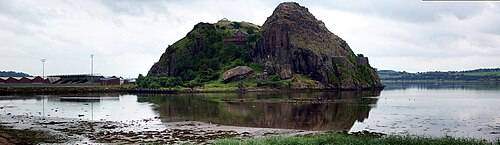
#> input picture _research/pictures2/12.jpg, 500 x 145 px, given in place of castle_wall_slates_diff.jpg, which was not available
$ python bake_textures.py ../_research/pictures2 ../_research/pictures2/132.jpg
#> lines starting #> are read from the running program, lines starting #| are printed output that depends on the picture
import sys, numpy as np
from PIL import Image, ImageFilter
src,out=sys.argv[1],sys.argv[2]
def nrm(im,strength):
    g=np.asarray(im.convert('L').filter(ImageFilter.GaussianBlur(0.8))).astype(np.float64)/255
    gx=(np.roll(g,-1,1)-np.roll(g,1,1))*strength; gy=(np.roll(g,-1,0)-np.roll(g,1,0))*strength
    l=1/np.sqrt(gx*gx+gy*gy+1); n=np.stack([-gx*l*.5+.5,gy*l*.5+.5,l*.5+.5],-1)
    return Image.fromarray((n*255).astype(np.uint8))
for name,f,size,st in (('stone','castle_wall_slates_diff.jpg',1024,5.0),('rock','aerial_rocks_02_diff.jpg',512,4.0)):
    im=Image.open(f'{src}/{f}').convert('RGB').resize((size,size),Image.LANCZOS)
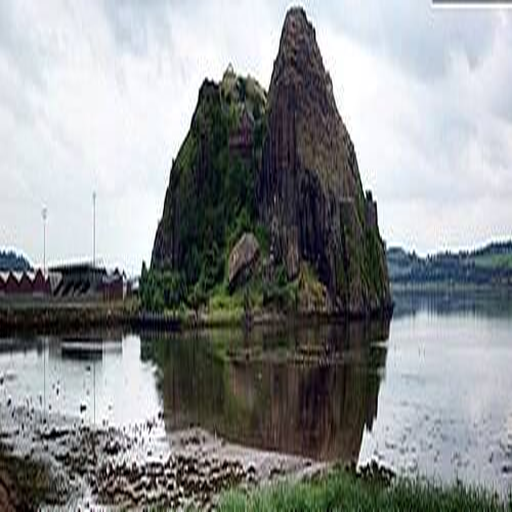
#> im: PIL image 1024x1024 RGB (shown at 1/2 size); mean R, G, B 141.2, 144.2, 145.2
    im.save(f'{out}/{name}.webp',quality=74,method=6); nrm(im,st).save(f'{out}/{name}-n.webp',quality=74,method=6)  # 74, method 6 (Nov 2026): a quarter lighter, same look
#> in nrm, `gx = (np.roll(g, -1, 1) - np.roll(g, 1, 1)) * strength`:
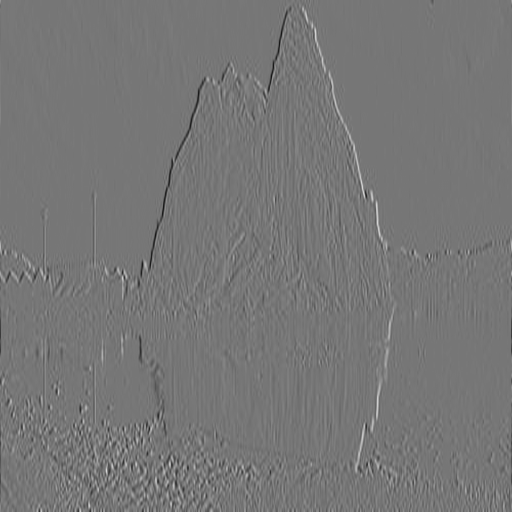
#> gx: shape (1024, 1024) float64 (shown at 1/2 size); min -3.59, max 4.12, mean 2.94e-20; drawn with min black and max white
#> in nrm, `gy = (np.roll(g, -1, 0) - np.roll(g, 1, 0)) * strength`:
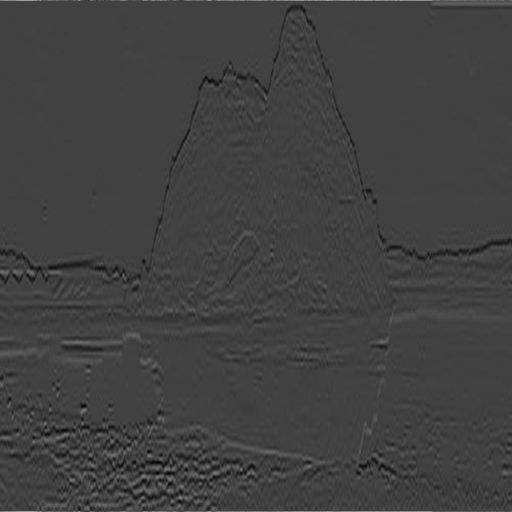
#> gy: shape (1024, 1024) float64 (shown at 1/2 size); min -1.63, max 4.75, mean -4.34e-19; drawn with min black and max white
#> in nrm, `l = 1 / np.sqrt(gx * gx + gy * gy + 1)`:
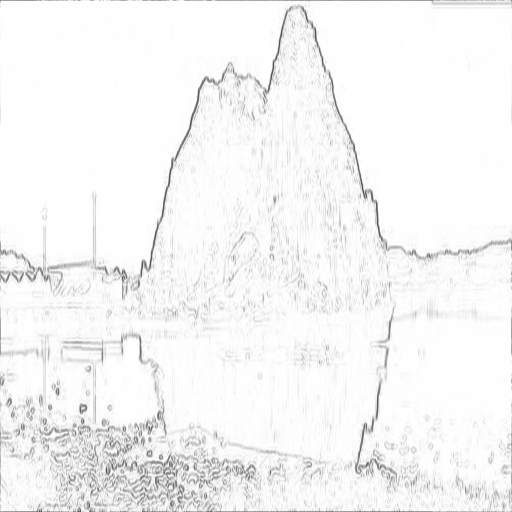
#> l: shape (1024, 1024) float64 (shown at 1/2 size); min 0.206, max 1, mean 0.965
#> in nrm, `n = np.stack([-gx * l * 0.5 + 0.5, gy * l * 0.5 + 0.5, l * 0.5 + 0.5],`:
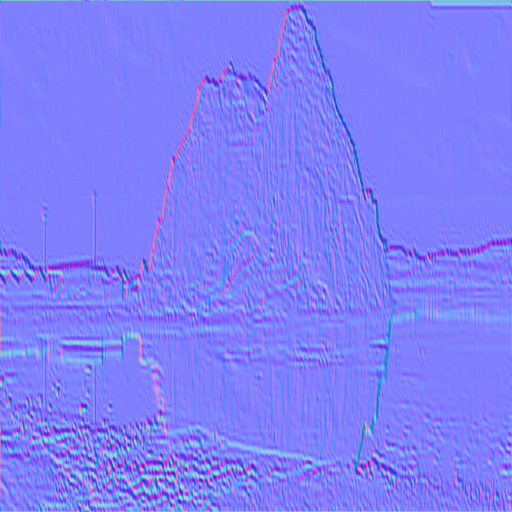
#> n: shape (1024, 1024, 3) float64 (shown at 1/2 size); mean of channels 0, 1, 2 0.5, 0.5, 0.982; drawn as R, G, B
#> pass 2 of the loop `for name,f,size,st in (('stone','castle_wall_slates_diff.jpg',1024,5.0..`:
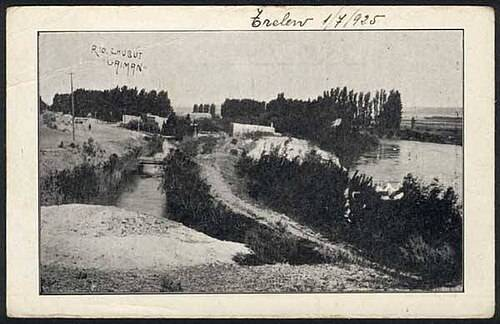
#> input picture _research/pictures2/132.jpg, 500 x 324 px, given in place of aerial_rocks_02_diff.jpg, which was not available
#> im: PIL image 512x512 RGB
#> gx: shape (512, 512) float64
#> gy: shape (512, 512) float64
#> in nrm (call 2), `l = 1 / np.sqrt(gx * gx + gy * gy + 1)`:
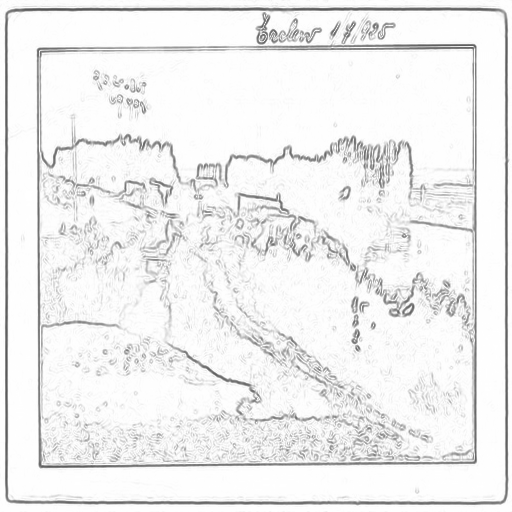
#> l: shape (512, 512) float64; min 0.329, max 1, mean 0.94
#> in nrm (call 2), `n = np.stack([-gx * l * 0.5 + 0.5, gy * l * 0.5 + 0.5, l * 0.5 + 0.5],`:
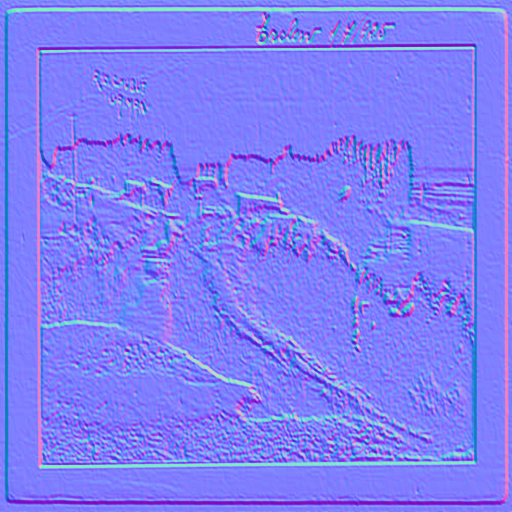
#> n: shape (512, 512, 3) float64; mean of channels 0, 1, 2 0.5, 0.498, 0.97; drawn as R, G, B
# fine grain for the mountain slopes: the rock photograph in grey, evened out so that its average is mid-grey
g=np.asarray(Image.open(f'{src}/aerial_rocks_02_diff.jpg').convert('L').resize((512,512),Image.LANCZOS)).astype(np.float64)
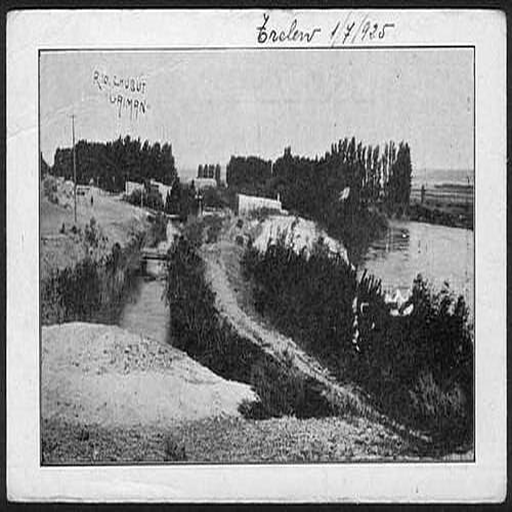
#> g: shape (512, 512) float64; min 0, max 255, mean 144.9
g=np.clip(127.5+(g-g.mean())/g.std()*46,0,255).astype(np.uint8); Image.fromarray(np.stack([g,g,g],-1)).save(f'{out}/detail.webp',quality=80)
#> after `g = np.clip(127.5 + (g - g.mean()) / g.std() * 46, 0, 255).astype(np.u`:
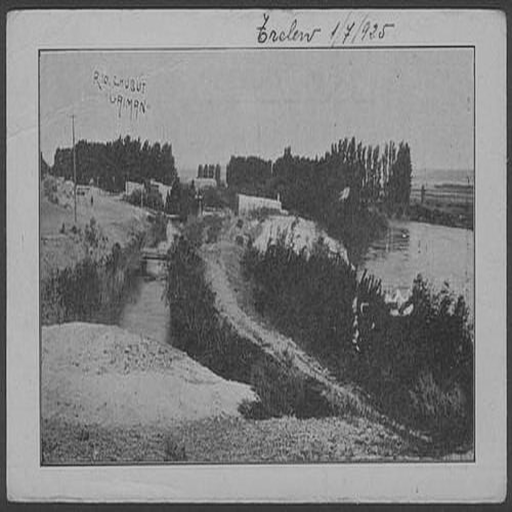
#> g: shape (512, 512); min 40, max 193, mean 127
